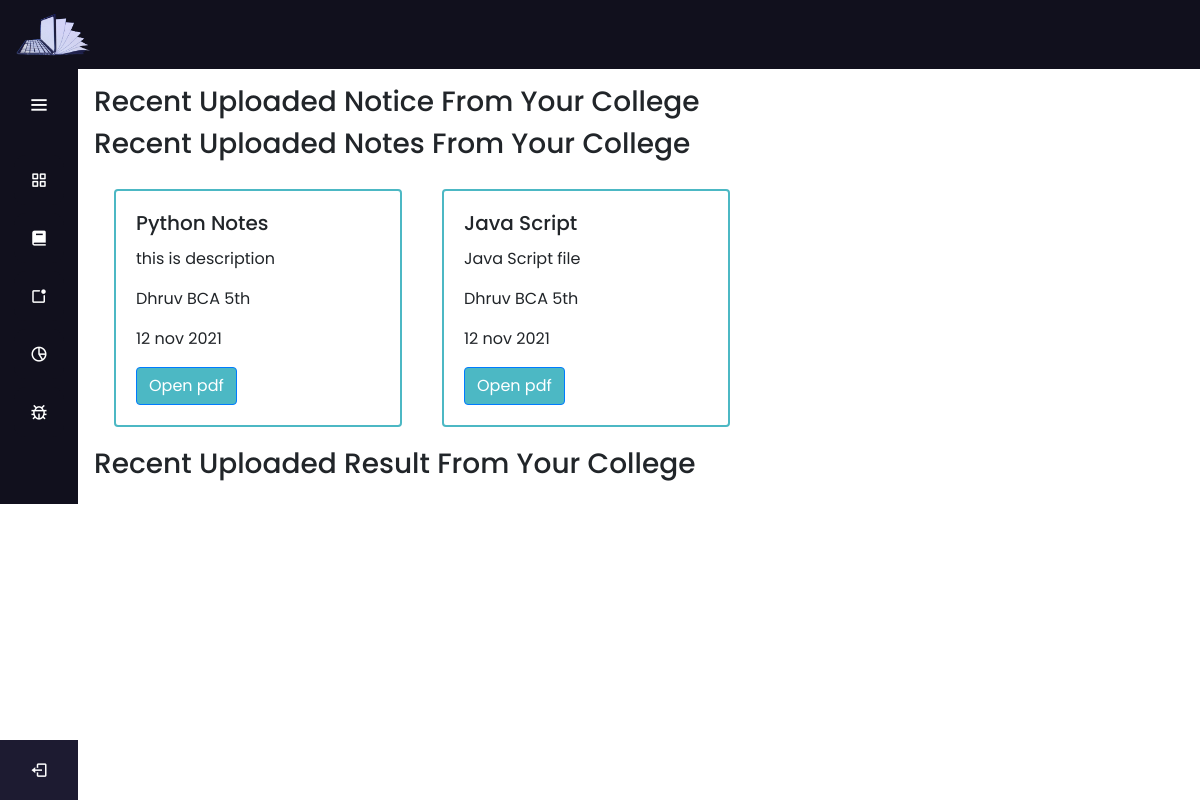
The app's page /, older data.
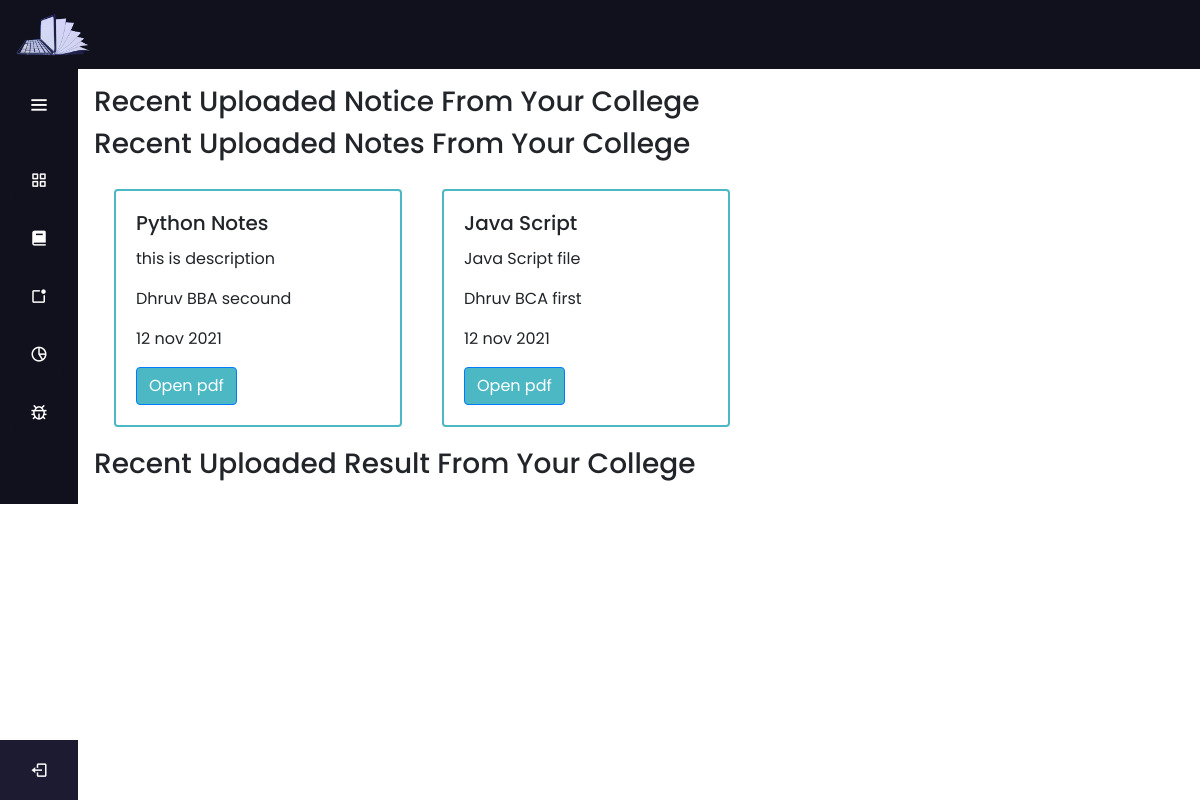
The same page, newer data.
### student/models.py (models this page shows)
class studyMaterial(models.Model):
    material_title = models.CharField(max_length=100)
    material_detail = models.CharField(max_length=300)
    uploaded_time = models.CharField(max_length=50)
    uploaded_by = models.CharField(max_length=50)
    uploader_course = models.CharField(max_length=100)
    uploader_sem = models.CharField(max_length=20)
    uploader_file = models.FileField(upload_to="static/",default="")

### student/views.py (the view)
# urls.py: path("",views.index, name = "home"),
def index(request):
    studyMaterial_data = studyMaterial.objects.all()[:3]
    result_data = result.objects.all()[:4]
    notice_data = notice.objects.all()[:4]
    dict = {'studyMaterial_data':studyMaterial_data,'result_data':result_data,'notice_data':notice_data}
    return render(request,'index.html',dict)

### templates/index.html (shortened to what this page needs)
 {% extends 'base_template.html'%}
 {% block body %}
<div class="my-main">
<h3> Recent Uploaded Notice From Your College</h3>
<h3> Recent Uploaded Notes From Your College</h3>
   <div class="notes-list">
        {% for i in studyMaterial_data %}
        <div class="card" style="width: 18rem; margin: 20px; border: #4CB8C4 solid 2px;">
            <div class="card-body">
                <h5 class="card-title">{{i.material_title}}</h5>
                <p class="" >{{i.material_detail}}</p>
                <p class="">{{i.uploaded_by}} {{i.uploader_course}} {{i.uploader_sem}}</p>
                <p class="">{{i.uploaded_time}}</p>
                <a href= "/{{i.uploader_file}}" class="btn btn-primary" style="background-color: #4CB8C4;" >Open pdf</a>
            </div>
        </div>
        {% endfor %}
  </div>
<h3> Recent Uploaded Result From Your College</h3>
</div>
{% endblock body %}

Row changes from the older to the newer data that the page shows:
changed studyMaterial "Python Notes": uploader_course "BCA" → "BBA"; uploader_sem "5th" → "secound"
changed studyMaterial "Java Script": uploader_sem "5th" → "first"
